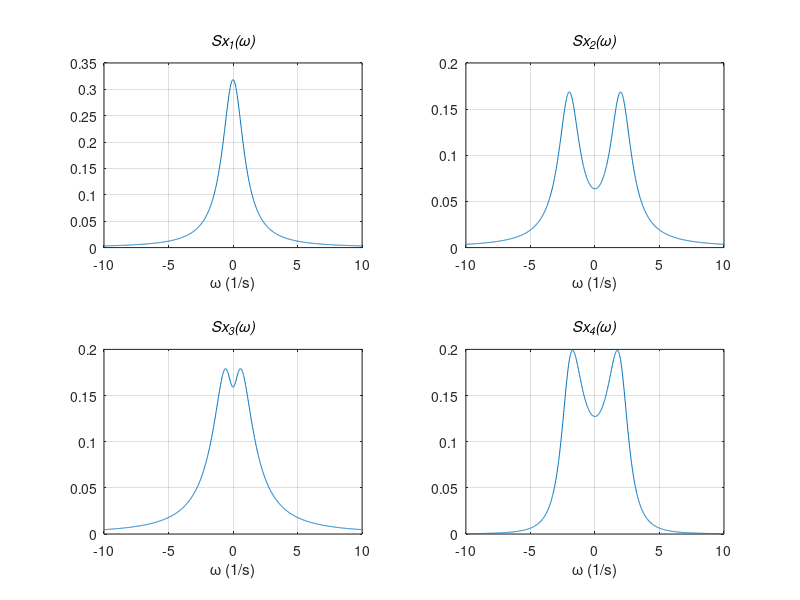
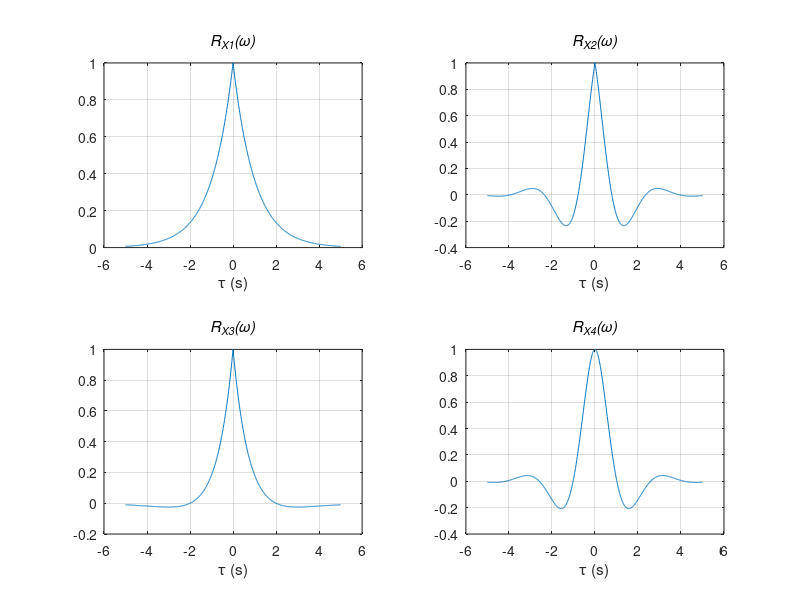

Here is the MATLAB script that generated these plots, in order:
%==========================================================================
% Tutorial Stochastic Dynamics with Aerospace Applications
% Topic #4: Spectral density
% Authors: V.Bobronnikov & M.Trifonov 
% Email: trifonov.m@yahoo.com
% Date(dd-mm-yyyy): 13-01-2020
%==========================================================================
clc; clear; close all;
% Input parameters
D=1; A=1; B=2;  
N=1000; OmMax=10; dom=2*OmMax/N;
% Spectral densities -> S1, S2, S3, S4
for i=1:N
    om(i)=-OmMax+(i-1)*dom;
    S1(i)=D*A/(pi*(A^2+om(i)^2));
    S2(i)=D*A*(A^2+B^2+om(i)^2)/(pi*((om(i)^2-A^2-B^2)^2+4*A^2*om(i)^2));
    S3(i)=D*(1+3*om(i)^2/A^2)/(2*pi*A*(1+om(i)^2/A^2)^2);
    S4(i)=2*D*A*(A^2+B^2)/(pi*((om(i)^2-A^2-B^2)^2+4*A^2*om(i)^2));
end
%plotting#1
figure(1)
subplot(2,2,1);plot(om,S1);grid on; hold on;title('\itSx_1(\omega)');xlabel('\omega (1/s)');
subplot(2,2,2);plot(om,S2);grid on; hold on;title('\itSx_2(\omega)');xlabel('\omega (1/s)');
subplot(2,2,3);plot(om,S3);grid on; hold on;title('\itSx_3(\omega)');xlabel('\omega (1/s)');
subplot(2,2,4);plot(om,S4);grid on; hold on;title('\itSx_4(\omega)');xlabel('\omega (1/s)');

% Typical covariance functions -> Rx1, Rx2, Rx3, Rx4
it=0;
for tau = -5:0.01:5   
    it = it + 1;
    Rx1(it,1) = D*exp(-A*abs(tau));
    Rx2(it,1) = D*cos(B*tau)*exp(-A*abs(tau));
    Rx3(it,1) = D*(1-A*abs(tau)/2)*exp(-A*abs(tau));
    Rx4(it,1) = (D*exp(-A*abs(tau)))*(cos(B*tau)+(A*sin(B*abs(tau)))/B);  
end
%plotting#2
figure(2)
subplot(2,2,1);plot(-5:0.01:5,Rx1);grid on; hold on;title('\itR_X_1(\omega)');xlabel('\tau (s)');
subplot(2,2,2);plot(-5:0.01:5,Rx2);grid on; hold on;title('\itR_X_2(\omega)');xlabel('\tau (s)');
subplot(2,2,3);plot(-5:0.01:5,Rx3);grid on; hold on;title('\itR_X_3(\omega)');xlabel('\tau (s)');
subplot(2,2,4);plot(-5:0.01:5,Rx4);grid on; hold on;title('\itR_X_4(\omega)');xlabel('\tau (s)');
